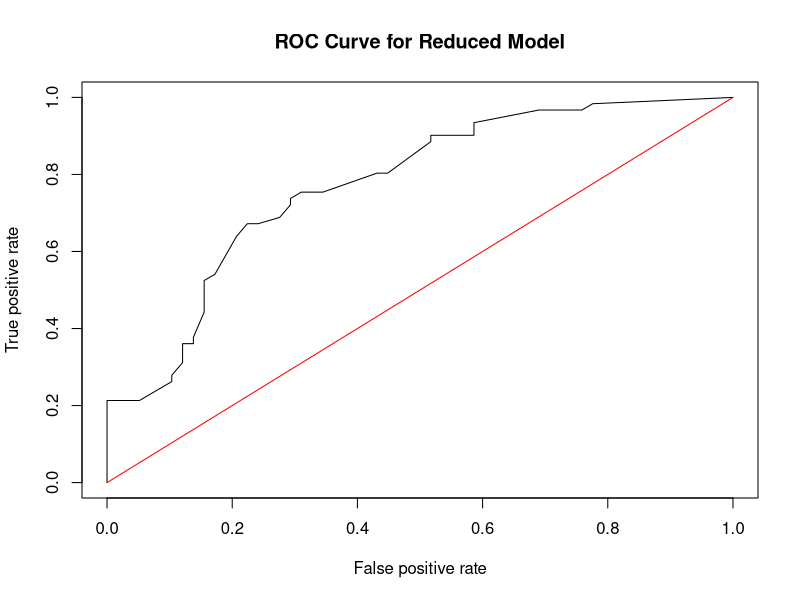

Recreate this plot in R.
library(tidyverse)
Data<-read.table("students.txt", header=T, sep="")
##first column is index, remove it
Data<-Data[,-1]
##some NAs in data. Remove them
Data<-Data[complete.cases(Data),]

##convert categorical to factors. needed for contrasts
Data$Gender<-factor(Data$Gender)
Data$Smoke<-factor(Data$Smoke)
Data$Marijuan<-factor(Data$Marijuan)
Data$DrivDrnk<-factor(Data$DrivDrnk)

##set seed so results (split) are reproducible
set.seed(6021)

##evenly split data into train and test sets
sample.data<-sample.int(nrow(Data), floor(.50*nrow(Data)), replace = F)
train<-Data[sample.data, ]
test<-Data[-sample.data, ]

##fit model
reduced<-glm(DrivDrnk~Smoke+Marijuan+DaysBeer, family=binomial, data=train)

##predicted probs for test data
preds<-predict(reduced,newdata=test, type="response")

##confusion matrix with threshold of 0.5
table(test$DrivDrnk, preds>0.5)

##ROC
library(ROCR)
##produce the numbers associated with classification table
rates<-ROCR::prediction(preds, test$DrivDrnk)

##store the true positive and false postive rates
roc_result<-ROCR::performance(rates,measure="tpr", x.measure="fpr")

##plot ROC curve and overlay the diagonal line for random guessing
plot(roc_result, main="ROC Curve for Reduced Model")
lines(x = c(0,1), y = c(0,1), col="red")

##compute the AUC
auc<-ROCR::performance(rates, measure = "auc")
auc@y.values
